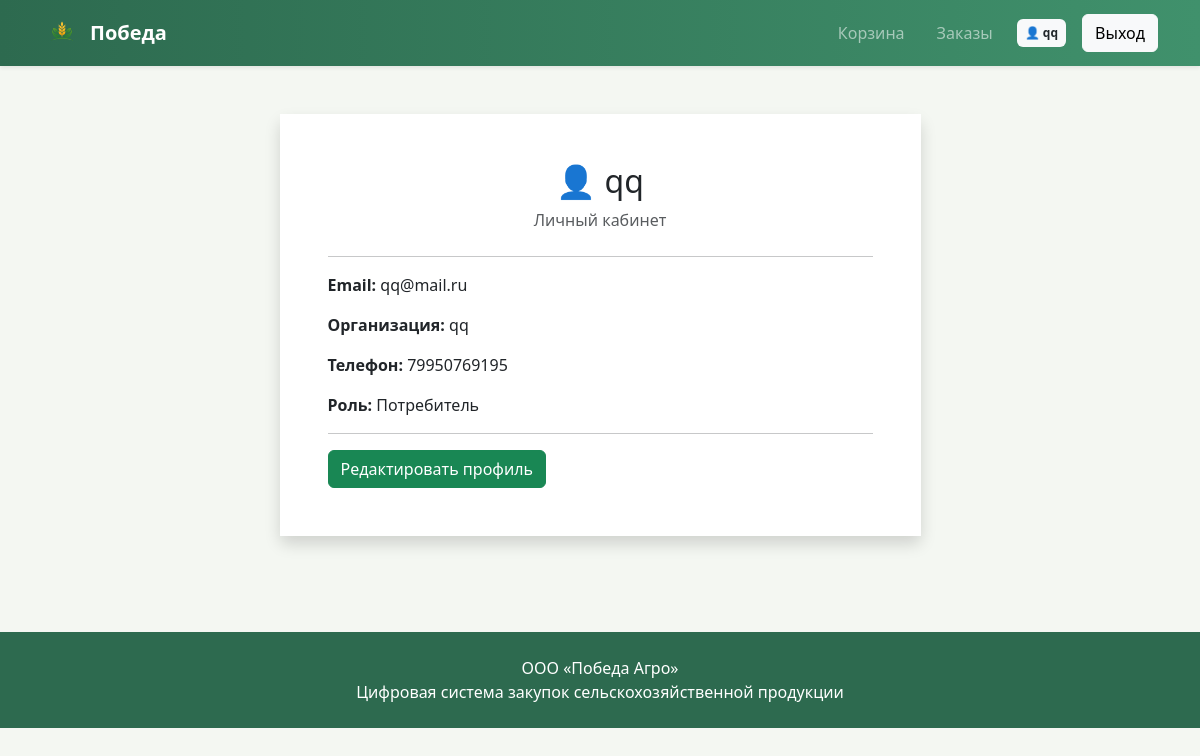
Page /accounts/profile/ (signed in) on the committed database.
### accounts/models.py (models this page shows, shortened)
class CompanyProfile(models.Model):
    ROLE_CHOICES = (
        ('consumer', 'Потребитель'),
        ('producer', 'Производитель'),
        ('admin', 'Администратор'),
    )
    user = models.OneToOneField(
        User,
        on_delete=models.CASCADE
    )
    company_name = models.CharField(
        max_length=255,
        blank=True,
        default=''
    )
    phone = models.CharField(
        max_length=30,
        blank=True
    )
    role = models.CharField(
        max_length=20,
        choices=ROLE_CHOICES,
        default='consumer'
    )

### accounts/views.py (the view)
@login_required
def profile_view(request):
    profile = CompanyProfile.objects.get(
        user=request.user
    )
    return render(
        request,
        'accounts/profile.html',
        {
            'profile': profile
        }
    )

### templates/accounts/profile.html
{% extends 'base.html' %}
{% block content %}
<div class="row justify-content-center">
<div class="col-lg-7">
<div class="card border-0 shadow">
<div class="card-body p-5">
<div class="text-center mb-4">
<h2>
👤 {{ user.username }}
</h2>
<p class="text-muted">
Личный кабинет
</p>
</div>
<hr>
<p>
<b>Email:</b>
{{ user.email }}
</p>
{% if profile.company_name %}
<p>
<b>Организация:</b>
{{ profile.company_name }}
</p>
{% endif %}
<p>
<b>Телефон:</b>
{{ profile.phone }}
</p>
<p>
<b>Роль:</b>
{{ profile.get_role_display }}
</p>
<hr>
<a
href="{% url 'edit_profile' %}"
class="btn btn-success">
Редактировать профиль
</a>
</div>
</div>
</div>
</div>
{% endblock %}

### templates/base.html (shortened to what this page needs)
<!DOCTYPE html>
<html lang="ru">
<head>
    {% load static %}
    <link rel="stylesheet"
      href="{% static 'css/style.css' %}">
    <link href="https://cdn.jsdelivr.net/npm/bootstrap@5.3.3/dist/css/bootstrap.min.css"
          rel="stylesheet">
</head>
<body style="
background:#f4f7f2;
min-height:100vh;
">
<nav class="navbar navbar-expand-lg navbar-dark shadow-sm"
     style="background:linear-gradient(90deg,#2d6a4f,#40916c);">
    <div class="container">
        <a class="navbar-brand fw-bold d-flex align-items-center"
           href="/">
            <img src="{% static 'images/logo.png' %}"
                 height="40"
                 class="me-2">
            Победа
        </a>
        <div class="ms-auto">
            <ul class="navbar-nav align-items-center">
                {% if user.is_authenticated %}
                <li class="nav-item me-3">
                    <a class="nav-link"
                       href="{% url 'cart' %}">
                        Корзина
                    </a>
                </li>
                <li class="nav-item me-3">
                    <a class="nav-link"
                       href="{% url 'my_orders' %}">
                        Заказы
                    </a>
                </li>
                <li class="nav-item me-3">
                    <a
                            href="{% url 'profile' %}"
                            class="badge bg-light text-dark p-2 text-decoration-none">
                            👤 {{ user.username }}
                    </a>
                </li>
                <li class="nav-item">
                    <form method="post"
                          action="{% url 'logout' %}">
                        <button
                                class="btn btn-light">
                            Выход
                        </button>
                    </form>
                </li>
                {% endif %}
            </ul>
        </div>
    </div>
</nav>
<div class="container py-5">
    {% block content %}
    {% endblock %}
</div>
<footer
        class="mt-5 py-4 text-center text-white"
        style="
        background:#2d6a4f;
        ">
    <div class="container">
        ООО «Победа Агро»
        <br>
        Цифровая система закупок
        сельскохозяйственной продукции
    </div>
</footer>
</body>
</html>

### static/css/style.css (style rules this page uses)
.card { border-radius:20px; }
.btn { border-radius:12px; }
.navbar { backdrop-filter:blur(10px); }
.badge { border-radius:12px; }
.btn-success { background:#2d6a4f; border:none; }
.card { transition:0.3s; }
.card-body { background:white; }
h1,h2,h3,h4,h5 { color:#1b4332; }

### rows in the picture
CompanyProfile: company_name "qq", phone "79950769195", role "Потребитель"

### other values in the picture
{{ user.username }} "qq"
{{ user.email }} "qq@mail.ru"
